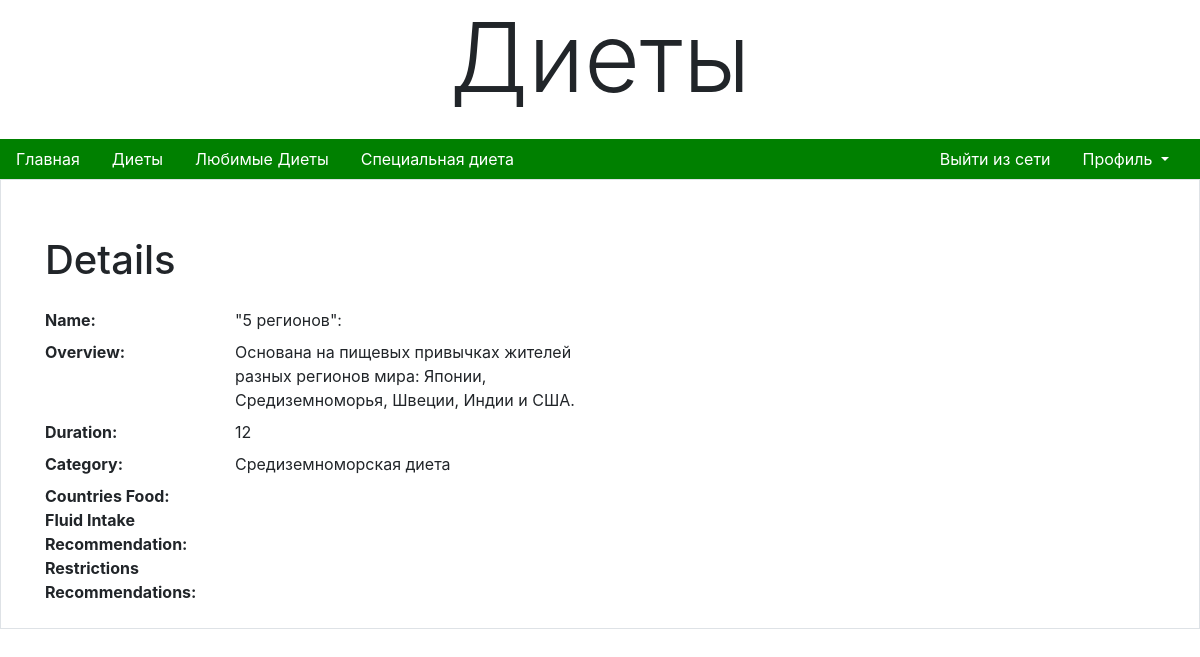
Screenshot of /diets/3 (signed in) with the database file from the repository.
### main/models.py (models this page shows, shortened)
class Diets(models.Model):
    name = models.CharField(max_length=100)
    overview = models.TextField()
    duration = models.CharField(max_length=50)
    category = models.ForeignKey(Category, on_delete=models.CASCADE, blank=True, null=True)
    countries_food = models.ManyToManyField(CountryFood, null=True, blank=True)
    fluid_intake_recommendation = models.TextField(blank=True, null=True)
    restrictions_recommendations = models.TextField(blank=True, null=True)

class Category(models.Model):
    name = models.CharField(max_length=200)

### main/views.py (the view)
# urls.py: path('diets/<int:pk>', views.DietsDetailView.as_view(), name='diets_detail'),
class DietsDetailView(LoginRequiredMixin, DetailView):
    model = Diets
    context_object_name = 'diet'
    template_name = 'main/dietDetailPage.html'

### main/templates/main/dietDetailPage.html (shortened to what this page needs)
{% extends 'layouts/navbar.html' %}
{% load bootstrap4 %}
{% block header %} Диеты {% endblock %}
{% block content %}
     <div class="container mt-5">
        <h1>Details</h1>
        <div class="row mt-4">
            <div class="col-md-6">
                <dl class="row">
                    <dt class="col-sm-4">Name:</dt>
                    <dd class="col-sm-8">{{ diet.name }}</dd>
                    <dt class="col-sm-4">Overview:</dt>
                    <dd class="col-sm-8">{{ diet.overview }}</dd>
                    <dt class="col-sm-4">Duration:</dt>
                    <dd class="col-sm-8">{{ diet.duration }}</dd>
                    <dt class="col-sm-4">Category:</dt>
                    <dd class="col-sm-8">{{ diet.category.name }}</dd>
                    <dt class="col-sm-4">Countries Food:</dt>
                    <dd class="col-sm-8">
                    </dd>
                    <dt class="col-sm-4">Fluid Intake Recommendation:</dt>
                    <dd class="col-sm-8">{{ diet.fluid_intake_recommendation }}</dd>
                    <dt class="col-sm-4">Restrictions Recommendations:</dt>
                    <dd class="col-sm-8">{{ diet.restrictions_recommendations }}</dd>
                </dl>
            </div>
        </div>
    </div>
{% endblock %}

### rows the page displays
Diets: name "\"5 регионов\":", overview "Основана на пищевых привычках жителей разных регионов мира: Японии, Средиземноморья, Швеции, Индии и США.", duration "12", category.name "Средиземноморская диета"
